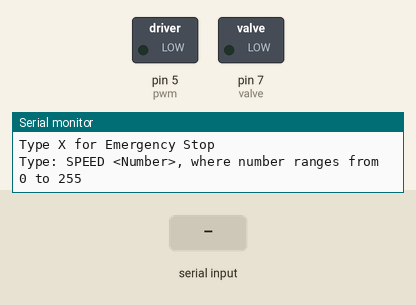
A sketch run on a simulated Arduino Uno, built with avr-gcc and run on an emulated ATmega328P. On the bench: switched loads named in the sketch (green lamp = pin HIGH), the last lines printed to the serial monitor. Inputs (shaded band) come from the test bench.

Above: at 1.2 s.
1.3 s: "SPEED 1\n" received over Serial
At 1.9 s:
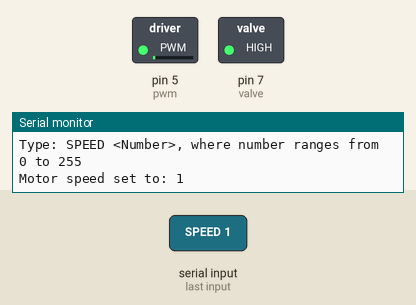
2.8 s: "SPEED 150\n" received over Serial
At 3.1 s:
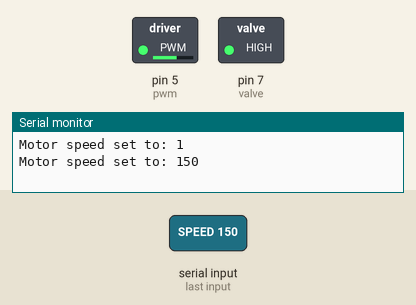
4.3 s: "X\n" received over Serial
At 5.2 s:
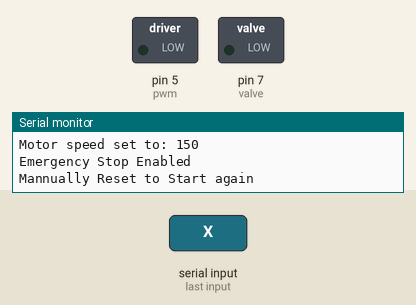
Timing chart, 0 to 7.3 s (numbered marks = the images above; inputs shaded):
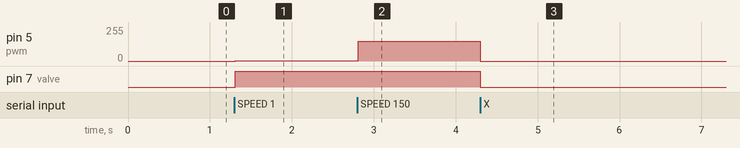

Measured:
- after the input at 1.3 s, pin 5 (pwm): 0/255 → 1/255 at once; pin 7 (valve): LOW → HIGH at once
- after the input at 2.8 s, pin 5 (pwm): 1/255 → 150/255 at once
- after the input at 4.3 s, pin 5 (pwm): 150/255 → 0/255 at once; pin 7 (valve): HIGH → LOW at once

The sketch:

motr_serial_control.ino
```cpp
const int pwm = 5;
const int valve = 7;

volatile int mtr_speed = 0;
volatile boolean EStop = false;

void setup()
{
  pinMode(pwm, OUTPUT);
  pinMode(valve, OUTPUT);
  // Initialize outputs as OFF
  digitalWrite(valve, LOW);
  analogWrite(pwm, 0);
  Serial.begin(9600);
  Serial.println("PWM based Motor and Valve Control with Emergency Stop Button");
  Serial.println("Type X for Emergency Stop");
  Serial.println("Type: SPEED <Number>, where number ranges from 0 to 255");
}

void estop()
{
  Serial.println("Emergency Stop Enabled");
  Serial.println("Mannually Reset to Start again");
  analogWrite(pwm, 0);
  digitalWrite(valve, LOW);
  EStop = true;
}

void loop()
{
  if (Serial.available() > 0)
  {
    String command = Serial.readStringUntil('\n');
    command.trim();
    command.toUpperCase();
    if (command.startsWith("SPEED"))
    {
      int spaceindex = command.indexOf(' ');
      if (spaceindex != -1)
      {
        int speed = command.substring(spaceindex + 1).toInt();
        if (speed >= 0 && speed <= 255)
        {

          if (!EStop)
          {
            digitalWrite(valve,HIGH);
            mtr_speed = speed;
            analogWrite(pwm, mtr_speed);
            Serial.print("Motor speed set to: ");
            Serial.println(mtr_speed);
          }
          else
          {
            Serial.println("Emergency Stop Activated!!");
          }
        }
        else
        {
          Serial.println("Error: Enter a number between 0 and 255");
        }
      }
    }
    else if (command == "X")
    {
      estop();
    }

    else
    {
      Serial.println("Unknown command.");
      Serial.println("Use: SPEED <0-255> or X");
    }
  }
}
```
